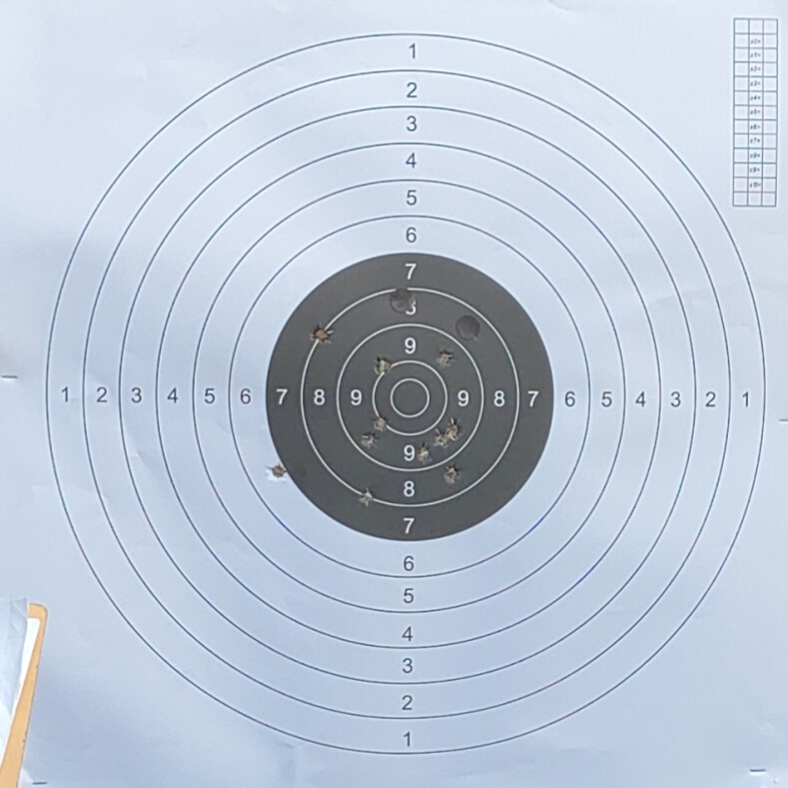
#> input picture training/assets/user_samples/user_physical_paper_1.jpg, 788 x 788 px; its folder holds only this picture in this run
$ python build_complete_target_dataset.py
#> lines starting #> are read from the running program, lines starting #| are printed output that depends on the picture
import os
import random
import math
import shutil
from pathlib import Path
from typing import List, Tuple
import cv2
import numpy as np


def build_augmented_user_samples(output_train_img: Path, output_train_lbl: Path, output_val_img: Path, output_val_lbl: Path):
    """
    Augments all user target images (5 Krüger master scans + 12 smartphone photos + real physical paper target with patches)
    with exact ground-truth labels via rotations (0, 90, 180, 270, slight angle), flips,
    and photometric / lighting variations.
    """
    user_samples_dir = Path("training/assets/user_samples")
    sample_files = sorted(list(user_samples_dir.glob("user_*.jpg")))

    print(f"[Augmenter] Found {len(sample_files)} user ground-truth images (master scans + real smartphone photos + physical paper).")

    count = 0
    # Reserve selected real user photos and master samples for validation
    val_set = {"user_kruger_2", "user_kruger_4", "user_photo_3", "user_photo_8", "user_photo_11", "user_physical_paper_1"}

    for s_idx, img_file in enumerate(sample_files, 1):
        lbl_file = img_file.with_suffix(".txt")
        img = cv2.imread(str(img_file))
        if img is None:
            continue
        h, w = img.shape[:2]

        # Read base bboxes
        base_bboxes = []
        if lbl_file.exists():
            for line in lbl_file.read_text().strip().splitlines():
                parts = line.strip().split()
                if len(parts) == 5:
                    _, ncx, ncy, nbw, nbh = map(float, parts)
                    xmin = (ncx - nbw / 2.0) * w
                    ymin = (ncy - nbh / 2.0) * h
                    xmax = (ncx + nbw / 2.0) * w
                    ymax = (ncy + nbh / 2.0) * h
                    base_bboxes.append((xmin, ymin, xmax, ymax))

        num_augs = 50 if "user_physical" in img_file.stem else 28
        for aug_i in range(num_augs):
            is_val = (img_file.stem in val_set and aug_i < 6)
            dst_img_dir = output_val_img if is_val else output_train_img
            dst_lbl_dir = output_val_lbl if is_val else output_train_lbl

            aug_img = img.copy()
            bboxes = list(base_bboxes)

            # 1. Rotation mode
            rot = random.choice(["none", "90", "180", "270", "slight"])
            if rot == "90":
                aug_img = cv2.rotate(aug_img, cv2.ROTATE_90_CLOCKWISE)
                bboxes = [(h - ymax, xmin, h - ymin, xmax) for (xmin, ymin, xmax, ymax) in bboxes]
            elif rot == "180":
                aug_img = cv2.rotate(aug_img, cv2.ROTATE_180)
                bboxes = [(w - xmax, h - ymax, w - xmin, h - ymin) for (xmin, ymin, xmax, ymax) in bboxes]
            elif rot == "270":
                aug_img = cv2.rotate(aug_img, cv2.ROTATE_90_COUNTERCLOCKWISE)
                bboxes = [(ymin, w - xmax, ymax, w - xmin) for (xmin, ymin, xmax, ymax) in bboxes]
            elif rot == "slight":
                angle = random.uniform(-6.0, 6.0)
                M = cv2.getRotationMatrix2D((w / 2.0, h / 2.0), angle, 1.0)
                aug_img = cv2.warpAffine(aug_img, M, (w, h), borderMode=cv2.BORDER_REFLECT)
                rad = math.radians(angle)
                cos_a, sin_a = math.cos(rad), math.sin(rad)
                cx_f, cy_f = w / 2.0, h / 2.0
                new_boxes = []
                for (xmin, ymin, xmax, ymax) in bboxes:
                    bcx, bcy = (xmin + xmax) / 2.0, (ymin + ymax) / 2.0
                    bw_b, bh_b = xmax - xmin, ymax - ymin
                    rx = cos_a * (bcx - cx_f) - sin_a * (bcy - cy_f) + cx_f
                    ry = sin_a * (bcx - cx_f) + cos_a * (bcy - cy_f) + cy_f
                    new_boxes.append((rx - bw_b / 2.0, ry - bh_b / 2.0, rx + bw_b / 2.0, ry + bh_b / 2.0))
                bboxes = new_boxes

            # 2. Lighting & contrast jitter
            if random.random() < 0.60:
                bright = random.uniform(0.88, 1.12)
                cont = random.uniform(0.90, 1.10)
                aug_img = np.clip(aug_img.astype(np.float32) * cont * bright, 0, 255).astype(np.uint8)

            # Resize to 640x640 standard YOLO input
            target_sz = 640
            img_resized = cv2.resize(aug_img, (target_sz, target_sz), interpolation=cv2.INTER_AREA)
            scale_x = target_sz / float(w)
            scale_y = target_sz / float(h)

            yolo_lines = []
            for (xmin, ymin, xmax, ymax) in bboxes:
                r_xmin = max(0.0, xmin * scale_x)
                r_ymin = max(0.0, ymin * scale_y)
                r_xmax = min(float(target_sz), xmax * scale_x)
                r_ymax = min(float(target_sz), ymax * scale_y)

                bw_box = r_xmax - r_xmin
                bh_box = r_ymax - r_ymin
                if bw_box < 3 or bh_box < 3:
                    continue
                bcx = (r_xmin + r_xmax) / 2.0
                bcy = (r_ymin + r_ymax) / 2.0
                yolo_lines.append(f"0 {bcx/target_sz:.6f} {bcy/target_sz:.6f} {bw_box/target_sz:.6f} {bh_box/target_sz:.6f}")

            prefix = "val" if is_val else "train"
            fn = f"usr_aug_{img_file.stem}_{aug_i:03d}"
            cv2.imwrite(str(dst_img_dir / f"{fn}.jpg"), img_resized, [cv2.IMWRITE_JPEG_QUALITY, 95])
            with open(dst_lbl_dir / f"{fn}.txt", "w") as f:
                f.write("\n".join(yolo_lines) + ("\n" if yolo_lines else ""))
            count += 1

    print(f"[Augmenter] Created {count} augmented user sample images.")


def generate_synthetic_digital_dots(
    output_train_img: Path,
    output_train_lbl: Path,
    output_val_img: Path,
    output_val_lbl: Path,
    num_samples: int = 500
):
    """
    Synthesizes Krüger / Pistol targets with:
    - White / cyan digital dots (in bullseye)
    - Blue digital dots (in scoring rings)
    - Dark grey dots (in scoring rings)
    - Faint low-contrast light grey dots (Foto 1 & 4)
    - ADJACENT, TOUCHING & OVERLAPPING pairs and triplets (double-taps & clusters)
    - LCD moiré scanline simulation
    - 16% HARD NEGATIVES (clean target with 0 shots to suppress false positives on ring numbers).
    """
    templates = []

    # 1. Clean lesan template from user
    t_lesan = Path("training/user_target_photos/lesan_extracted_image.png")
    if t_lesan.exists():
        im = cv2.imread(str(t_lesan))
        if im is not None:
            templates.append((im, 357.0, 443.0, 443.0))

    # 2. Master webp
    t_master = Path("training/assets/kruger_master.webp")
    if t_master.exists():
        im = cv2.imread(str(t_master))
        if im is not None:
            h, w = im.shape[:2]
            templates.append((im, 148.6, w / 2.0, h / 2.0))

    if not templates:
        print("[Synthesizer] Warning: No base templates found.")
        return

    target_sz = 640
    print(f"[Synthesizer] Generating {num_samples} digital dots & paper puncture target images with pasters/tambalan...")

    for i in range(num_samples):
        is_val = (i < int(num_samples * 0.16))
        dst_img_dir = output_val_img if is_val else output_train_img
        dst_lbl_dir = output_val_lbl if is_val else output_train_lbl

        base_tpl, bullseye_r, cx, cy = random.choice(templates)
        img = base_tpl.copy()
        h, w = img.shape[:2]
        outer_r = min(cx, cy, w - cx, h - cy) * 0.94
        scale_x = target_sz / float(w)
        scale_y = target_sz / float(h)

        # 1. HARD NEGATIVE PASTERS / STICKERS ("TAMBALAN SASARAN")
        # On 45% of targets, paste smooth circular/elliptical repair pasters with NO BOUNDING BOX
        # This explicitly teaches the network to distinguish smooth stickers from real bullet tears.
        if random.random() < 0.45:
            num_pasters = random.randint(1, 3)
            for _ in range(num_pasters):
                p_dist = outer_r * random.uniform(0.10, 0.88)
                p_ang = random.uniform(0, 2.0 * math.pi)
                p_cx = int(round(cx + p_dist * math.cos(p_ang)))
                p_cy = int(round(cy + p_dist * math.sin(p_ang)))
                p_r = random.randint(14, 26)

                if p_dist <= bullseye_r:
                    # Bullseye sticker: smooth dark matte circle (BGR: 50-115) with subtle border
                    c_val = random.randint(55, 115)
                    paster_color = (c_val, c_val, c_val)
                    border_color = (max(0, c_val - 25), max(0, c_val - 25), max(0, c_val - 25))
                else:
                    # Scoring ring sticker: smooth cream / white paper patch
                    c_val = random.randint(215, 245)
                    paster_color = (c_val, c_val, c_val)
                    border_color = (c_val - 30, c_val - 30, c_val - 30)

                # Draw smooth paster sticker (NO BBOX)
                cv2.circle(img, (p_cx, p_cy), p_r, paster_color, -1, cv2.LINE_AA)
                cv2.circle(img, (p_cx, p_cy), p_r, border_color, 1, cv2.LINE_AA)

        # 16% Hard Negative (clean target with 0 shots)
        is_hard_negative = (random.random() < 0.16)
        bboxes = []

        if not is_hard_negative:
            target_total_shots = random.choices([1, 2, 3, 5, 8, 10], weights=[0.05, 0.10, 0.25, 0.25, 0.20, 0.15])[0]
            current_shots = 0

            while current_shots < target_total_shots:
                remaining = target_total_shots - current_shots
                if remaining >= 3 and random.random() < 0.25:
                    event_type = "triplet"
                elif remaining >= 2 and random.random() < 0.45:
                    event_type = "pair"
                else:
                    event_type = "single"

                dist = outer_r * (random.uniform(0.04, 0.98) ** 0.85)
                ang = random.uniform(0, 2.0 * math.pi)
                sx = int(round(cx + dist * math.cos(ang)))
                sy = int(round(cy + dist * math.sin(ang)))
                sx = max(25, min(w - 25, sx))
                sy = max(25, min(h - 25, sy))

                dist_c = math.hypot(sx - cx, sy - cy)
                is_bullseye = (dist_c <= bullseye_r)

                dot_r = random.uniform(6.5, 9.5)
                is_physical_puncture = (random.random() < 0.50)

                if is_bullseye:
                    # White / light cyan disc inside black bullseye (screen format)
                    dot_color = random.choice([
                        (random.randint(235, 255), random.randint(235, 255), random.randint(235, 255)), # pure white
                        (random.randint(240, 255), random.randint(230, 250), random.randint(200, 230)), # cyan/light-blue
                        (random.randint(210, 230), random.randint(210, 230), random.randint(210, 230))  # light grey
                    ])
                else:
                    color_choice = random.random()
                    if color_choice < 0.50:
                        # Blue dot (BGR: B in 180-255, G in 60-140, R in 10-50)
                        dot_color = (random.randint(180, 255), random.randint(60, 140), random.randint(10, 50))
                    elif color_choice < 0.75:
                        # Dark grey / black dot
                        g_val = random.randint(25, 75)
                        dot_color = (g_val, g_val, g_val)
                    else:
                        # Faint low-contrast light grey dot (like Foto 1 & Foto 4)
                        g_val = random.randint(170, 195)
                        dot_color = (g_val, min(255, g_val + random.randint(0, 5)), max(0, g_val - random.randint(0, 5)))

                event_pts = [(sx, sy)]
                if event_type == "pair":
                    pair_ang = random.uniform(0, 2.0 * math.pi)
                    pair_sep = dot_r * random.uniform(1.2, 2.1)
                    p2x = int(round(sx + pair_sep * math.cos(pair_ang)))
                    p2y = int(round(sy + pair_sep * math.sin(pair_ang)))
                    event_pts.append((p2x, p2y))
                elif event_type == "triplet":
                    pair_ang = random.uniform(0, 2.0 * math.pi)
                    pair_sep = dot_r * random.uniform(1.2, 2.1)
                    p2x = int(round(sx + pair_sep * math.cos(pair_ang)))
                    p2y = int(round(sy + pair_sep * math.sin(pair_ang)))
                    p3x = int(round(sx + pair_sep * math.cos(pair_ang + 1.1)))
                    p3y = int(round(sy + pair_sep * math.sin(pair_ang + 1.1)))
                    event_pts.extend([(p2x, p2y), (p3x, p3y)])

                for px, py in event_pts:
                    px = max(15, min(w - 15, px))
                    py = max(15, min(h - 15, py))

                    if is_physical_puncture:
                        # Render torn paper fiber puncture with jagged edges and cardboard backing contrast
                        num_teeth = random.randint(10, 14)
                        pts = []
                        for t_idx in range(num_teeth):
                            theta = (2.0 * math.pi * t_idx) / num_teeth
                            r_var = dot_r * random.uniform(0.72, 1.25)
                            px_t = int(round(px + r_var * math.cos(theta)))
                            py_t = int(round(py + r_var * math.sin(theta)))
                            pts.append([px_t, py_t])
                        poly = np.array(pts, dtype=np.int32)
                        if is_bullseye:
                            backing_c = random.choice([
                                (random.randint(145, 195), random.randint(145, 195), random.randint(145, 195)),
                                (random.randint(110, 150), random.randint(110, 150), random.randint(110, 150))
                            ])
                        else:
                            backing_c = (random.randint(30, 70), random.randint(30, 70), random.randint(30, 70))
                        cv2.fillPoly(img, [poly], backing_c, cv2.LINE_AA)
                        # Shadow center
                        cv2.circle(img, (px, py), int(round(dot_r * 0.45)), (random.randint(25, 65), random.randint(25, 65), random.randint(25, 65)), -1, cv2.LINE_AA)
                    else:
                        cv2.circle(img, (px, py), int(round(dot_r)), dot_color, -1, cv2.LINE_AA)

                    bw_box = dot_r * 2.2
                    bh_box = dot_r * 2.2
                    xmin = px - bw_box / 2.0
                    ymin = py - bh_box / 2.0
                    xmax = px + bw_box / 2.0
                    ymax = py + bh_box / 2.0
                    bboxes.append((xmin, ymin, xmax, ymax))

                current_shots += len(event_pts)

        # Add optional LCD scanline effect on 30% of samples
        if random.random() < 0.30:
            lines = np.zeros_like(img, dtype=np.float32)
            for y_line in range(0, h, 3):
                lines[y_line, :] = random.randint(10, 25)
            img = np.clip(img.astype(np.float32) - lines, 0, 255).astype(np.uint8)

        # Rotate / augment
        rot = random.choice(["none", "90", "180", "270", "slight"])
        if rot == "90":
            img = cv2.rotate(img, cv2.ROTATE_90_CLOCKWISE)
            bboxes = [(h - ymax, xmin, h - ymin, xmax) for (xmin, ymin, xmax, ymax) in bboxes]
        elif rot == "180":
            img = cv2.rotate(img, cv2.ROTATE_180)
            bboxes = [(w - xmax, h - ymax, w - xmin, h - ymin) for (xmin, ymin, xmax, ymax) in bboxes]
        elif rot == "270":
            img = cv2.rotate(img, cv2.ROTATE_90_COUNTERCLOCKWISE)
            bboxes = [(ymin, w - xmax, ymax, w - xmin) for (xmin, ymin, xmax, ymax) in bboxes]
        elif rot == "slight":
            angle = random.uniform(-6.0, 6.0)
            M = cv2.getRotationMatrix2D((w / 2.0, h / 2.0), angle, 1.0)
            img = cv2.warpAffine(img, M, (w, h), borderMode=cv2.BORDER_REFLECT)
            rad = math.radians(angle)
            cos_a, sin_a = math.cos(rad), math.sin(rad)
            cx_f, cy_f = w / 2.0, h / 2.0
            new_boxes = []
            for (xmin, ymin, xmax, ymax) in bboxes:
                bcx, bcy = (xmin + xmax) / 2.0, (ymin + ymax) / 2.0
                bw_b, bh_b = xmax - xmin, ymax - ymin
                rx = cos_a * (bcx - cx_f) - sin_a * (bcy - cy_f) + cx_f
                ry = sin_a * (bcx - cx_f) + cos_a * (bcy - cy_f) + cy_f
                new_boxes.append((rx - bw_b / 2.0, ry - bh_b / 2.0, rx + bw_b / 2.0, ry + bh_b / 2.0))
            bboxes = new_boxes

        # Resize to 640x640
        img_resized = cv2.resize(img, (target_sz, target_sz), interpolation=cv2.INTER_AREA)

        yolo_lines = []
        for (xmin, ymin, xmax, ymax) in bboxes:
            r_xmin = max(0.0, xmin * scale_x)
            r_ymin = max(0.0, ymin * scale_y)
            r_xmax = min(float(target_sz), xmax * scale_x)
            r_ymax = min(float(target_sz), ymax * scale_y)
            bw_box = r_xmax - r_xmin
            bh_box = r_ymax - r_ymin
            if bw_box < 3 or bh_box < 3:
                continue
            bcx = (r_xmin + r_xmax) / 2.0
            bcy = (r_ymin + r_ymax) / 2.0
            yolo_lines.append(f"0 {bcx/target_sz:.6f} {bcy/target_sz:.6f} {bw_box/target_sz:.6f} {bh_box/target_sz:.6f}")

        fn = f"syn_dot_{i:04d}"
        cv2.imwrite(str(dst_img_dir / f"{fn}.jpg"), img_resized, [cv2.IMWRITE_JPEG_QUALITY, 95])
        with open(dst_lbl_dir / f"{fn}.txt", "w") as f:
            f.write("\n".join(yolo_lines) + ("\n" if yolo_lines else ""))

    print(f"[Synthesizer] Generated {num_samples} digital dots target images.")


def build_final_dataset():
    out_dir = Path("training/dataset_final")
    if out_dir.exists():
        shutil.rmtree(out_dir)

    train_img = out_dir / "images" / "train"
    val_img = out_dir / "images" / "val"
    train_lbl = out_dir / "labels" / "train"
    val_lbl = out_dir / "labels" / "val"

    for d in [train_img, val_img, train_lbl, val_lbl]:
        d.mkdir(parents=True, exist_ok=True)

    # 1. Augment user samples (both master Kruger scans and 12 real smartphone photos)
    build_augmented_user_samples(train_img, train_lbl, val_img, val_lbl)
#> in build_augmented_user_samples, img is the input picture: shape (788, 788, 3); mean B, G, R 216.3, 200.7, 189.1
#> the loop in build_augmented_user_samples, `for aug_i in range(num_augs):` made 50 passes
#> pass 1, in build_augmented_user_samples, `aug_img = cv2.rotate(aug_img, cv2.ROTATE_90_COUNTERCLOCKWISE)`:
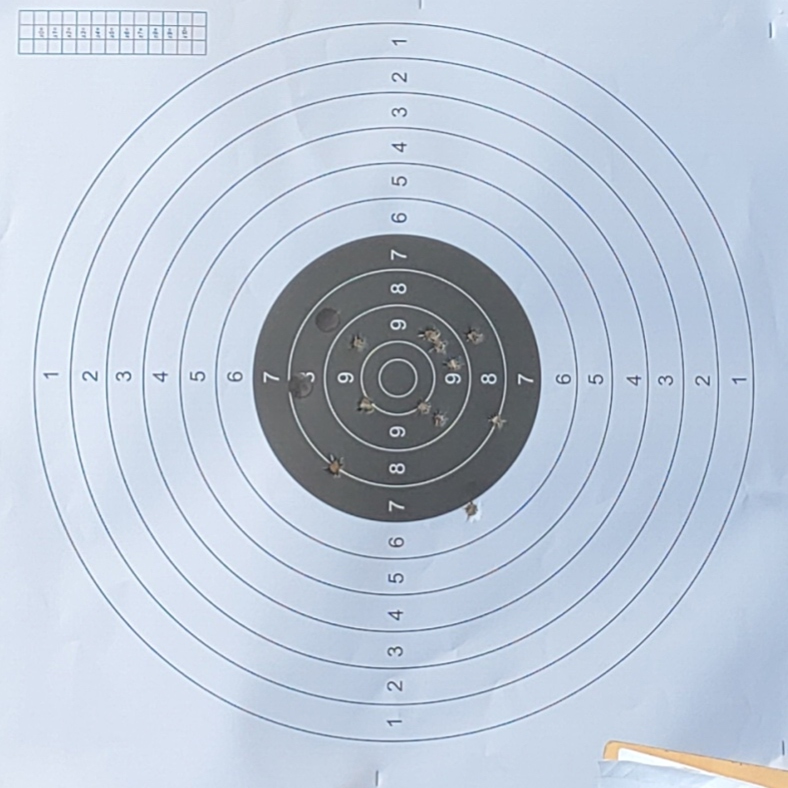
#> aug_img: shape (788, 788, 3); mean B, G, R 216.3, 200.7, 189.1
#> pass 2, in build_augmented_user_samples, `aug_img = np.clip(aug_img.astype(np.float32) * cont * bright, 0, 255)...`:
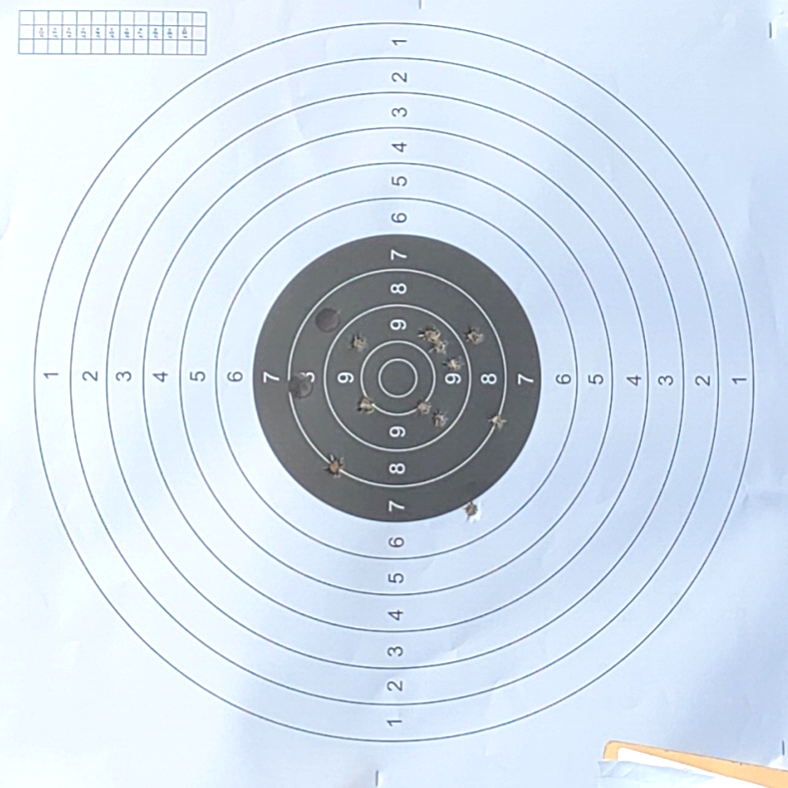
#> aug_img: shape (788, 788, 3); mean B, G, R 234.5, 221.6, 209.1
#> after the loop in build_augmented_user_samples, `for aug_i in range(num_augs):`: count = 50
#| [Augmenter] Created 50 augmented user sample images.

    # 2. Generate synthetic digital dots & paper puncture targets + hard negative pasters
    generate_synthetic_digital_dots(train_img, train_lbl, val_img, val_lbl, num_samples=400)

    # 3. Incorporate selected physical puncture targets from dataset_kruger for generalization
    kruger_dir = Path("training/dataset_kruger")
    if kruger_dir.exists():
        for split in ["train", "val"]:
            dst_i = train_img if split == "train" else val_img
            dst_l = train_lbl if split == "train" else val_lbl
            imgs = list((kruger_dir / "images" / split).glob("*.jpg"))[:120]
            for im_path in imgs:
                shutil.copy(im_path, dst_i / f"phys_{im_path.name}")
                lp = kruger_dir / "labels" / split / f"{im_path.stem}.txt"
                if lp.exists():
                    shutil.copy(lp, dst_l / f"phys_{im_path.stem}.txt")

    # 4. Generate data.yaml
    yaml_content = f"""path: {out_dir.resolve().as_posix()}
train: images/train
val: images/val

names:
  0: bullet_hole
"""
    yaml_path = out_dir / "data.yaml"
    with open(yaml_path, "w") as f:
        f.write(yaml_content)

    t_count = len(list(train_img.glob("*.jpg")))
    v_count = len(list(val_img.glob("*.jpg")))
    print(f"\n[DONE] Final Dataset ready at {out_dir.resolve()}")
    print(f"  Train images: {t_count}")
    print(f"  Val images:   {v_count}")
    return yaml_path


if __name__ == "__main__":
    build_final_dataset()
